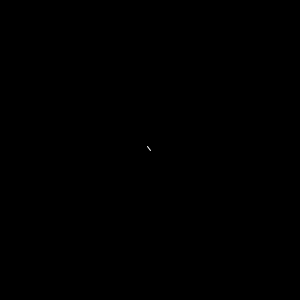
Frame 1 (no input)
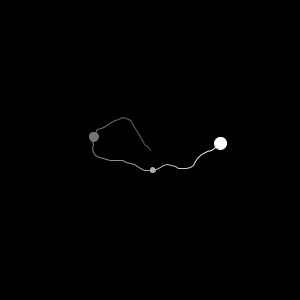
Frame 60 (the mouse pressed at the canvas centre just before this capture)
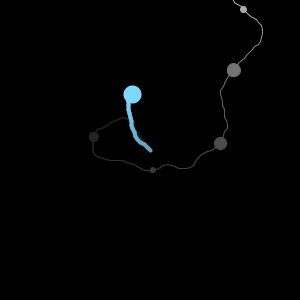
Frame 120 (the mouse held since frame 60 and released just before this capture)

The Processing sketch that drew these frames (run headless with seeded random() and noise(); from frame 60 on, the mouse is pressed at the canvas centre):

// Processing sketch: processing_47800
// ── processing_47800.pde

float x, y, _x, _y, r, strokeWidth;
color strokeColour;
int counter, ellipseD;

void setup() {  
  size(300, 300);
  smooth();
  background(0); 
  strokeWidth = 1;
  strokeColour = color(255, 255, 255);  
  restart();
}

void draw() {
  noStroke();
  fill(0, 5);
  rect(0, 0, width, height);
  stroke(strokeColour);
  strokeWeight(strokeWidth);
  fill(strokeColour);

  _x = x + cos(r) * 4;  
  _y = y + sin(r) * 4;

  line(x, y, _x, _y); 

  x = _x;
  y = _y;

  r += random(-0.5, 0.5); 

  counter++;

  dimensionCheck();
  counterCheck();
}

void restart() {
  x = width / 2;
  y = height / 2;
  r = random(TWO_PI);
}

void dimensionCheck() {
  if (x < 0 || x > width || y < 0 || y > height) {
    restart();
    randomWeight();
    randomColour();
  }
}

void counterCheck() {
  if (counter == 20) {
    ellipseD = (int)random(5, 15);
    ellipse(x, y, ellipseD, ellipseD);  
    counter = 0;
  }
}

void randomWeight() {
  strokeWidth = random(1, 5);
}

void randomColour() {
  strokeColour = color(random(100, 255), random(100, 255), random(100, 255));
}
